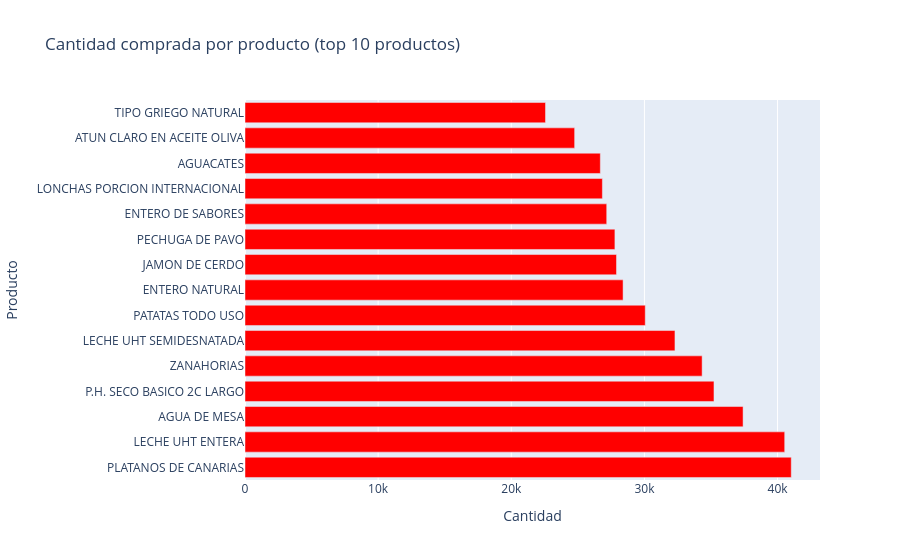

This figure's notebook cell:
### Code cell
import plotly.express as px

df_top10 = junto["descripcion"].value_counts().head(15).reset_index()
df_top10.columns = ["producto", "cantidad"]

fig = px.bar(
    df_top10,
    x="cantidad",
    y="producto",
    orientation="h",
    title="Cantidad comprada por producto (top 10 productos)",
    labels={"cantidad": "Cantidad", "producto": "Producto"},
    color_discrete_sequence=["red"]
)

fig.show()

### Figure 1 — Plotly figure (JSON) as saved in the notebook; plotly's stock layout.template omitted (floating-point values rounded to 4 significant figures)
{"data": [{"hovertemplate": "Cantidad=%{x}<br>Producto=%{y}<extra></extra>", "legendgroup": "", "marker": {"color": "red", "pattern": {"shape": ""}}, "name": "", "orientation": "h", "showlegend": false, "textposition": "auto", "type": "bar", "x": [41028, 40536, 37410, 35224, 34334, 32294, 30062, 28397, 27903, 27783, 27168, 26842, 26688, 24759, 22570], "xaxis": "x", "y": ["PLATANOS DE CANARIAS", "LECHE UHT ENTERA", "AGUA DE MESA", "P.H. SECO BASICO 2C LARGO", "ZANAHORIAS", "LECHE UHT SEMIDESNATADA", "PATATAS TODO USO", "ENTERO NATURAL", "JAMON DE CERDO", "PECHUGA DE PAVO", "ENTERO DE SABORES", "LONCHAS PORCION INTERNACIONAL", "AGUACATES", "ATUN CLARO EN ACEITE OLIVA", "TIPO GRIEGO NATURAL"], "yaxis": "y"}], "layout": {"barmode": "relative", "legend": {"tracegroupgap": 0}, "title": {"text": "Cantidad comprada por producto (top 10 productos)"}, "xaxis": {"anchor": "y", "domain": [0, 1], "title": {"text": "Cantidad"}}, "yaxis": {"anchor": "x", "domain": [0, 1], "title": {"text": "Producto"}}}}
